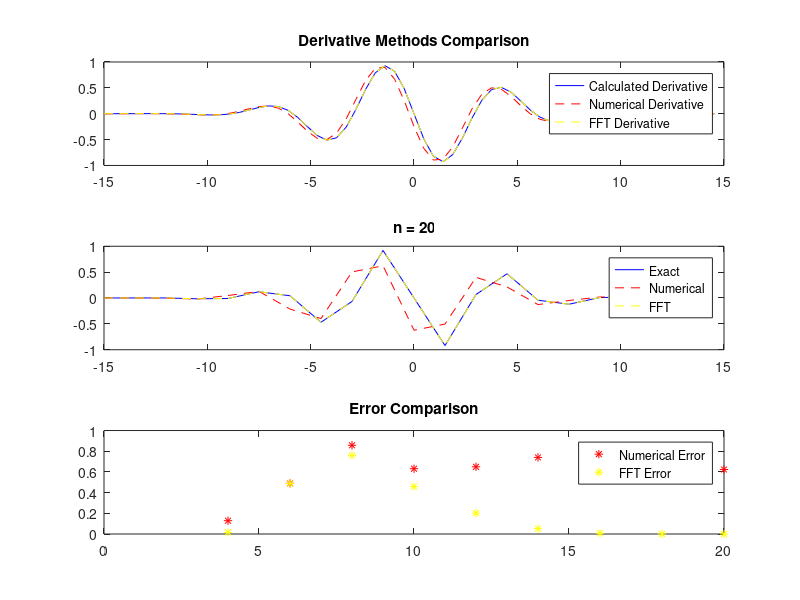

Here is the MATLAB script that generated this plot:
clc, clearvars, close all

N = 64; % number of samples
L = 30; % Total Length

dx = L/N;
x = -L/2:dx:L/2-dx;

f = cos(x) .* exp((-x.^2)/25); % Original Function
realDerivative = -((sin(x) .* exp((-x.^2)/25)) + ((2/25)*x.*f)); % Actual Derivative

numericalDerivative = zeros(1,length(realDerivative));
for kappa = 1:length(realDerivative) - 1
    numericalDerivative(kappa) = (f(kappa + 1) - f(kappa)) / (dx);
end

fhat = fft(f);
kappa = (2*pi/L) * [0:N/2-1 -N/2:-1];
derivativeFhat = 1i*kappa.*fhat;
fftDerivative = real(ifft(derivativeFhat));

figure (1)

subplot(3,1,1)
plot(x,realDerivative,'b')
hold on
plot(x,numericalDerivative,'--r')
hold on
plot(x,fftDerivative,'--y')
legend('Calculated Derivative', 'Numerical Derivative', 'FFT Derivative')
title('Derivative Methods Comparison')

%% Comparison as n increases

max_n = 20;
min_n = 4;
stop_display = 150;
n_axis = min_n:2:max_n;

errorNumerical = zeros(1,length(n_axis));
errorFFT = zeros(1,length(n_axis));
index = 1;

figure(1)
subplot(3,1,2)
h1 = plot(x, realDerivative, 'b'); hold on
h2 = plot(x, numericalDerivative, '--r');
h3 = plot(x, fftDerivative, '--y');
legend('Exact','Numerical','FFT')

for n = min_n:2:max_n % Only even n(s)
    dx_n = L/n;
    x_n = -L/2:dx_n:L/2-dx_n;
    
    f_n = cos(x_n) .* exp((-x_n.^2)/25); % Original Function
    realDerivative_n = -((sin(x_n) .* exp((-x_n.^2)/25)) + ((2/25)*x_n.*f_n)); % Actual Derivative
    
    numericalDerivative_n = zeros(1,length(realDerivative_n));
    for k = 1:length(realDerivative_n) - 1
        numericalDerivative_n(k) = (f_n(k + 1) - f_n(k)) / (dx_n);
    end
    
    fhat_n = fft(f_n);
    k = (2*pi/L) * [0:n/2-1 -n/2:-1]; % fft in mat lab has the negative values in the second half of the matrix
    derivativeFhat_n = 1i*k.*fhat_n;
    fftDerivative_n = real(ifft(derivativeFhat_n));

    errorNumerical(index) = max(abs(realDerivative_n - numericalDerivative_n)); % Largest difference between the numerical derivative and the real derivative
    errorFFT(index) = max(abs(realDerivative_n - fftDerivative_n)); % Largest difference between the fft derivative and the real derivative
    index = index + 1;
    
    if n <= stop_display
        set(h1,'XData',x_n,'YData',realDerivative_n)
        set(h2,'XData',x_n,'YData',numericalDerivative_n)
        set(h3,'XData',x_n,'YData',fftDerivative_n)
    
        title(['n = ', num2str(n)])
    
        drawnow limitrate;
        pause(0.05);
    end

end



figure(1)
subplot(3,1,3)
plot(n_axis,errorNumerical, '*r')
hold on
plot(n_axis,errorFFT, '*y')
legend('Numerical Error', 'FFT Error')
title('Error Comparison')
